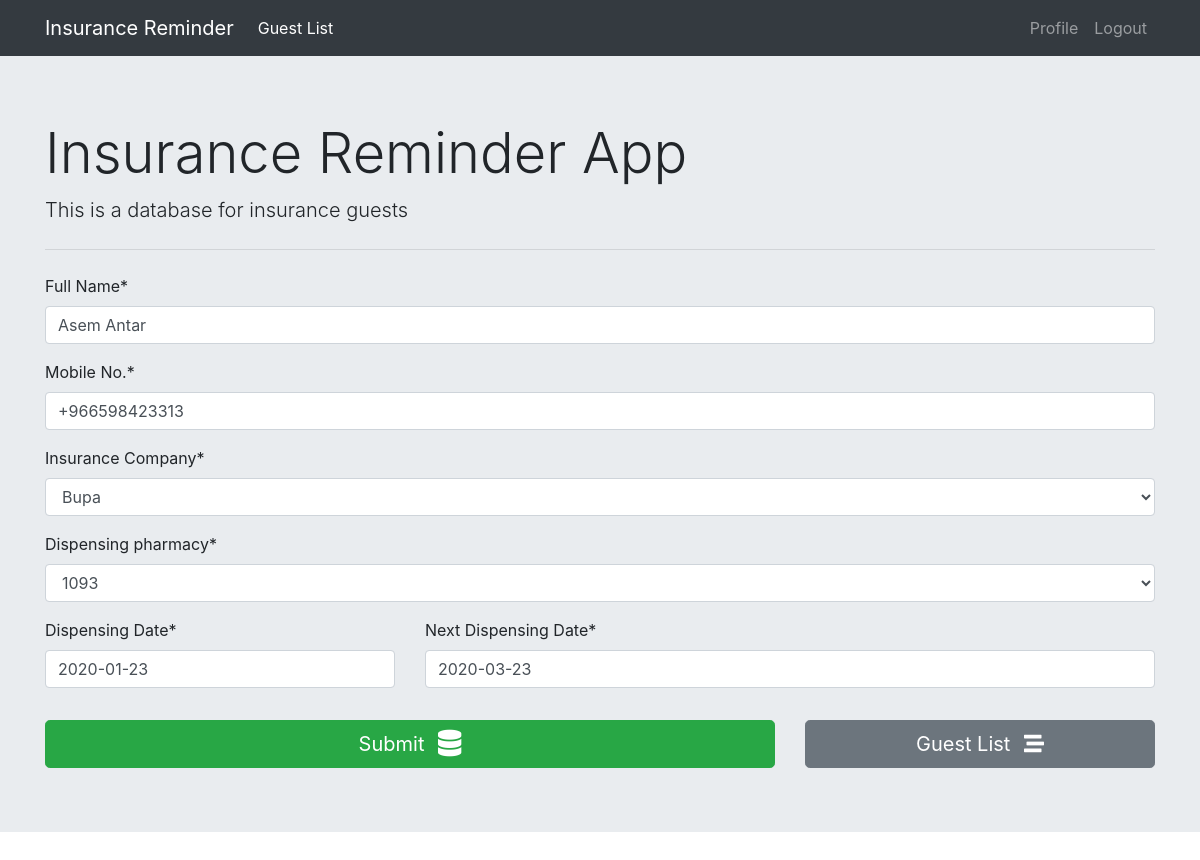
/1/ (signed in), run on the app's committed database.
### guest_registeration/models.py (models this page shows, shortened)
class Guest(models.Model):
    INSURANCE_COMPANIES = (
        ('Bupa', 'Bupa'),
        ('MedGulf', 'MedGulf'),
        ('MedNet', 'MedNet'),
        ('Tawnyia', 'Tawnyia'),
        ('Saudi Enaya', 'Saudi Enaya'),
    )
    fullname = models.CharField(max_length=250, verbose_name='Full Name')
    mobile = PhoneNumberField(verbose_name='Mobile No.')
    insurance_company = models.CharField(
        max_length=30, choices=INSURANCE_COMPANIES, verbose_name='Insurance Company', default='bupa')
    dipensing_date = models.DateField(verbose_name='Dispensing Date')
    next_dispensing = models.DateField(verbose_name='Next Dispensing Date')
    dispensing_pharmacy = models.ForeignKey(User, on_delete=models.CASCADE)

### guest_registeration/views.py (the view)
# urls.py: path('<int:id>/', guest_register, name='guest_update'),
def guest_register(request, id=0):
    if request.method == 'POST':
        if id == 0:
            form = GuestRegisterForm(data=request.POST)
        else:
            guest = Guest.objects.get(pk=id)
            form = GuestRegisterForm(request.POST, instance=guest)
        if form.is_valid():
            form.save()
        return redirect('guest_registeration:guest_list')
    else:
        if id == 0:
            form = GuestRegisterForm()
        else:
            guest = Guest.objects.get(pk=id)
            form = GuestRegisterForm(instance=guest)
        return render(request, 'guest_registeration/register.html', {'form': form})

### guest_registeration/forms.py
class GuestRegisterForm(forms.ModelForm):
    class Meta:
        model = Guest
        fields = (
            'fullname',
            'mobile',
            'insurance_company',
            'dispensing_pharmacy',
            'dipensing_date',
            'next_dispensing',
        )
    def __init__(self, *args, **kwargs):
        super(GuestRegisterForm, self).__init__(*args, **kwargs)
        self.fields['dispensing_pharmacy'].empty_label = 'Select'

### guest_registeration/templates/guest_registeration/register.html (shortened to what this page needs)
{% extends 'guest_registeration/base.html' %}
{% load crispy_forms_tags %}
{% block content %}
    <form action="" method="post" autocomplete="off">
        {{ form.fullname|as_crispy_field }}
        {{ form.mobile|as_crispy_field }}
        {{ form.insurance_company|as_crispy_field }}
        {{ form.dispensing_pharmacy|as_crispy_field }}
        <div class="row">
            <div class="col-md-4">{{ form.dipensing_date|as_crispy_field }}</div>
            <div class="col-md-8">{{ form.next_dispensing|as_crispy_field }}</div>
        </div>
        <div class="row">
            <div class="col-md-8">
                <button type="submit" class="btn btn-success btn-block btn-lg mt-3">
                    Submit <i class="fas fa-database fa-lg ml-2"></i>
                </button>
            </div>
            <div class="col-md-4">
                <a href="{% url 'guest_registeration:guest_list' %}" class="btn btn-secondary btn-block btn-lg mt-3">
                    Guest List <i class="fas fa-stream ml-2"></i>
                </a>
            </div>
        </div>
    </form>
{% endblock content %}

### data on the page
Guest: fullname "Asem Antar", mobile "+966598423313", insurance_company "Bupa", dispensing_pharmacy "1093", dipensing_date "2020-01-23", next_dispensing "2020-03-23"
